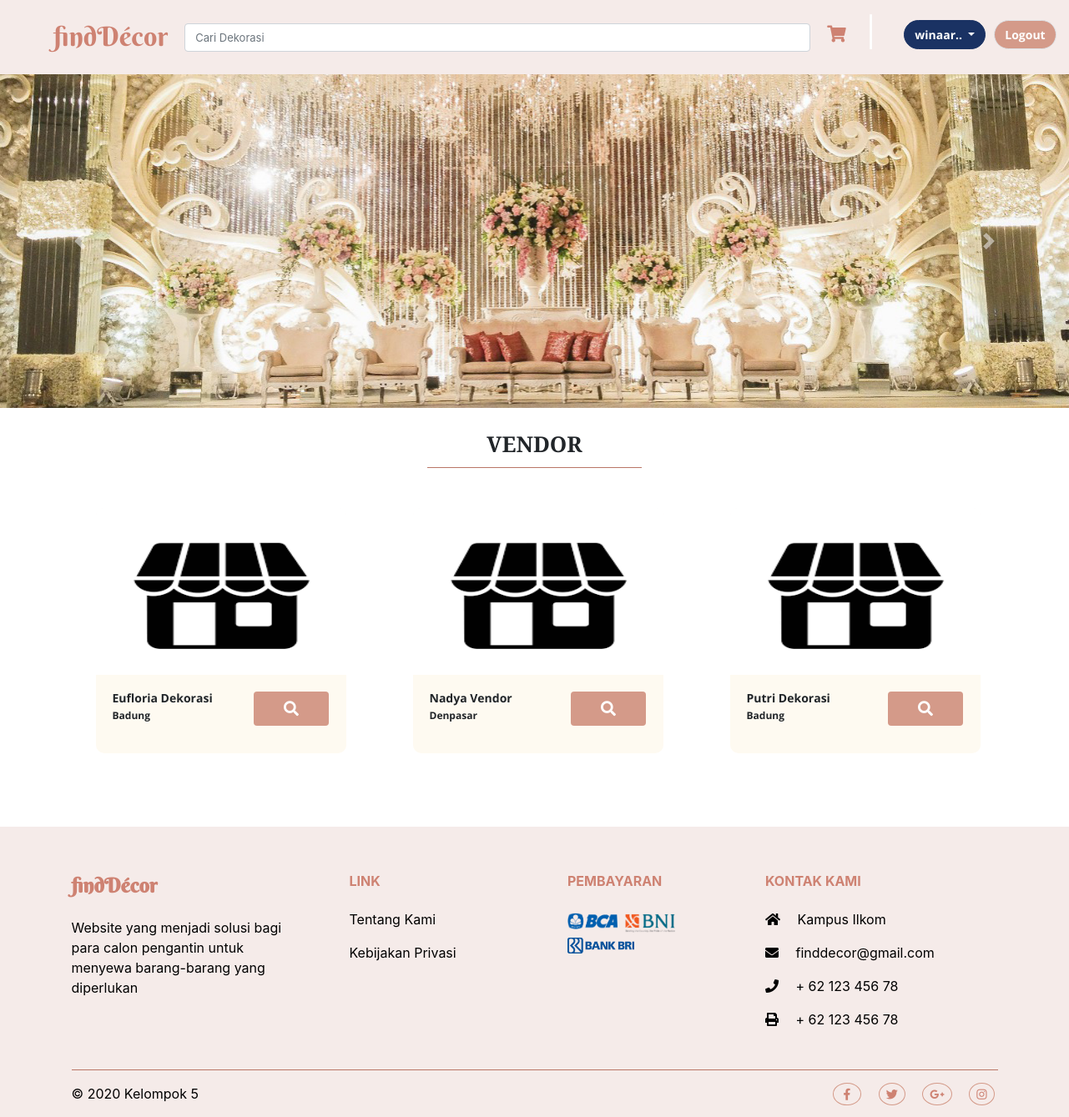
/ (signed in), run on the app's committed database.
### tables this page shows
CREATE TABLE `user` (
  `id_user` int(11) NOT NULL,
  `username` varchar(100) NOT NULL,
  `nama` varchar(100) NOT NULL,
  `email` varchar(100) NOT NULL,
  `notelp` varchar(100) NOT NULL,
  `foto` varchar(50) NOT NULL,
  `nama_vendor` varchar(255) NOT NULL,
  `foto_vendor` varchar(50) NOT NULL,
  `alamat` varchar(255) NOT NULL,
  `kabupaten` varchar(100) NOT NULL,
  `kecamatan` varchar(100) NOT NULL,
  `bni` varchar(30) NOT NULL,
  `bri` varchar(30) NOT NULL,
  `bca` varchar(30) NOT NULL,
  `role_id` int(11) NOT NULL,
  `deskripsi_vendor` text NOT NULL,
  `password` varchar(255) NOT NULL
);

### app/core/Controller.php (called while the page is built, shortened)
<?php
class Controller
{
    public function view($view, $data = [])
    {
        require_once '../app/views/' . $view . '.php';
    }
}

### app/controllers/Home.php (called while the page is built, shortened)
<?php
class Home extends Controller
{
    private $id_user;
    public function __construct()
    {
        if (isset($_SESSION['id_user'])) {
            $this->id_user = $_SESSION['id_user'];
        }
    }
    public function index()
    {
        $data['judul'] = 'Home';
        $data['user'] = $this->model('Home_model')->getuser($this->id_user);
        $data['vendor'] = $this->model('Home_model')->getvendor();
        $this->view('template/header', $data);
        $this->view('template/navbar', $data);
        $this->view('home/index', $data);
        $this->view('template/footer');
    }
}

### app/core/App.php (called while the page is built, shortened)
<?php
class App
{
    protected $method = 'index';
    protected $params = [];
    public function __construct()
    {
        $this->controller = new $this->controller;
        call_user_func_array([$this->controller, $this->method], $this->params);
    }
}

### public/index.php (called while the page is built, shortened)
<?php
$app = new App;

### app/models/Home_model.php (called while the page is built, shortened)
<?php
class Home_model extends Controller
{
    private $db;
    public function __construct()
    {
        $this->db = new Database;
    }
    public function getvendor()
    {
        $query = mysqli_query($this->db->koneksi, "SELECT * from user where role_id = 2");
        $result = $this->db->resultAll($query);
        return $result;
    }
    public function getuser($id_user)
    {
        $query = "SELECT user.*, user_role.nama_role as nama_role FROM user
                JOIN user_role
                ON user.role_id = user_role.id_role
                WHERE user.id_user = '$id_user'";
        $result = mysqli_query($this->db->koneksi, $query);
        $result = mysqli_fetch_assoc($result);
        return $result;
    }
}

### app/core/Database.php (called while the page is built, shortened)
<?php
class Database
{
    private $host = "localhost";
    private $user = "root";
    private $pass = "";
    private $db_name = "finddecor";
    public function __construct()
    {
        $this->koneksi = mysqli_connect($this->host, $this->user, $this->pass, $this->db_name);
    }
}

### app/views/home/index.php (the view, shortened to what this page needs)
<div id="carouselExampleControls" class="carousel slide" data-ride="carousel">
  <div class="carousel-inner">
    <div class="carousel-item active">
      <img class="d-block w-100" src="<?= URL_IMG ?>caraousel/caraousel4.png" alt="First slide">
    </div>
  </div>
  <a class="carousel-control-prev" href="#carouselExampleControls" role="button" data-slide="prev">
    <span class="carousel-control-prev-icon" aria-hidden="true"></span>
  </a>
  <a class="carousel-control-next" href="#carouselExampleControls" role="button" data-slide="next">
    <span class="carousel-control-next-icon" aria-hidden="true"></span>
  </a>
</div>
<p class="sub-tittle text-uppercase font-weight-bold text-center mt-4">Vendor</p>
<hr class="mb-5 mt-n2" width="20%">
<section class="vendor mb-5 ml-2">
  <div class="container">
    <div class="row d-flex justify-content-center">
      <?php foreach ($data['vendor'] as $vn) : ?>
        <div class="col-lg-4 mb-4">
          <div class="card mx-auto mb-3 ">
            <img src="<?= URL_IMG ?>logovendor/<?= $vn['foto_vendor'] ?>" class="card-img-top" alt="<?= $vn['nama_vendor'] ?>">
            <div class="card-body">
              <div class="row">
                <div class="col-lg-7">
                  <h5 class="card-title font-weight-bold"><?= $vn['nama_vendor'] ?></h5>
                  <p class="card-text mt-n2 mb-3"><?= $vn['kabupaten'] ?></p>
                </div>
                <div class="lihat-vendor col-lg-5">
                  <a href="<?= BASE_URL ?>customer/lihat_vendor/<?= $vn['id_user'] ?>" class="btn btn-block tombol"><i class="fa fa-search" aria-hidden="true"></i></a>
                </div>
              </div>
            </div>
          </div>
        </div>
      <?php endforeach; ?>
    </div>
  </div>
</section>

### app/views/template/header.php (shortened to what this page needs)
<!doctype html>
<html lang="en">
<head>
    <link rel="stylesheet" href="<?= BASE_URL; ?>css/bootstrap.min.css">
    <link rel="stylesheet" href="https://cdn.jsdelivr.net/npm/bootstrap@4.5.3/dist/css/bootstrap.min.css">
    <link rel="stylesheet" href="<?= BASE_URL; ?>css/style.css">
    <link rel="stylesheet" href="<?= BASE_URL; ?>assets/fontawesome-free/css/all.min.css">
    <link rel="stylesheet" href="<?= BASE_URL; ?>css/datepicker.css">
</head>
<body>

### app/views/template/navbar.php (shortened to what this page needs)
<nav class="navbar navbar-expand-lg navbar-light">
    <a class="navbar-brand ml-5" href="<?= BASE_URL ?>">findDécor</a>
    <div class="collapse navbar-collapse" id="navbarNavAltMarkup">
        <div class="navbar-nav">
            <form method="POST" action="<?= BASE_URL; ?>Home/cari" class="mt-3 p-1">
                <form class="form-inline">
                    <input class="form-control mr-sm-2" type="text" placeholder="Cari Dekorasi" name="keyword" autocomplete="off">
                </form>
            </form>
            <div class="collapse navbar-collapse" id="navbarNavAltMarkup">
                <ul class="navbar-nav ml-auto">
                    <?php if (isset($_SESSION['id_user'])) : ?>
                        <a class="navbar-brand" href="<?= BASE_URL ?>customer/pembayaran"><i class="icon fas fa-shopping-cart shop ml-2 mr-2"></i></a>
                        <p class="batas mr-4 mt-1">|</p>
                        <div class="dropdown">
                            <button class="btn btn masuk mt-3 dropdown-toggle float-right" href="#" id="akun-login" role="button" data-bs-toggle="dropdown" aria-expanded="false">
                                <?php if (strlen($data['user']['username']) > 8) : ?>
                                    <?= substr($data['user']['username'], 0, 6) . '..'; ?>
                                <?php else : ?>
                                    <?= $data['user']['username']; ?>
                                <?php endif; ?>
                            </button>
                        </div>
                        <a class="nav-item btn tombol mt-3 font-weight-bold border" href="<?= BASE_URL ?>auth/logout">Logout</a>
                    <?php endif; ?>
                </ul>
            </div>
        </div>
    </div>
</nav>

### app/views/template/footer.php (shortened to what this page needs)
<footer class="page-footer font-small mdb-color pt-4">
    <div class="container text-center text-md-left">
        <div class="row text-center text-md-left mt-3 pb-3">
            <div class="col-md-3 col-lg-3 col-xl-3 mt-3">
                <h6 class="mb-4 font-weight-bold ftitle flogo">findDécor</h6>
                <p>Website yang menjadi solusi bagi para calon pengantin untuk menyewa barang-barang yang diperlukan</p>
            </div>
            <div class="col-md-2 col-lg-2 col-xl-2 mx-5 mt-3">
                <h6 class="text-uppercase mb-4 font-weight-bold ftitle">Link</h6>
                <p>
                    <a href="<?= BASE_URL ?>home/about" class="link">Tentang Kami</a>
                </p>
                <p>
                    <a href="<?= BASE_URL ?>home/privacy" class="link">Kebijakan Privasi</a>
                </p>
            </div>
            <div class="col-md-3 col-lg-3 col-xl-2 mx-auto mt-3">
                <h6 class="text-uppercase mb-4 font-weight-bold ftitle">Pembayaran</h6>
                <img src="<?= URL_IMG ?>footer/BCA.png" alt="" width="60">
                <img src="<?= URL_IMG ?>footer/BNI.png" alt="" width="60" class="bni ml-1 mt-1">
                <img src="<?= URL_IMG ?>footer/BRI.png" alt="" width="80" class="bri mt-1">
            </div>
            <div class="kontak col-md-3 col-lg-3 col-xl-3 mx-auto mt-3">
                <h6 class="text-uppercase mb-4 font-weight-bold ftitle">Kontak Kami</h6>
                <p>
                    <i class="fas fa-home mr-3"></i> Kampus Ilkom</p>
                <p>
                    <i class="fas fa-envelope mr-3"></i> finddecor@gmail.com</p>
                <p>
                    <i class="fas fa-phone mr-3"></i> + 62 123 456 78</p>
                <p>
                    <i class="fas fa-print mr-3"></i> + 62 123 456 78</p>
            </div>
        </div>
        <hr>
        <div class="row d-flex align-items-center">
            <div class="col-md-7 col-lg-8">
                <p class="text-center text-md-left">© 2020 Kelompok 5
                </p>
            </div>
            <div class="col-md-5 col-lg-4 ml-lg-0">
                <div class="text-center text-md-right">
                    <ul class="link list-unstyled list-inline">
                        <li class="list-inline-item">
                            <a class="btn-floating btn-sm rgba-white-slight mx-1 rounded-circle medsos" href="#">
                                <i class="soc-med fab fa-facebook-f p-1"></i>
                            </a>
                        </li>
                        <li class="list-inline-item">
                            <a class="btn-floating btn-sm rgba-white-slight mx-1 rounded-circle medsos" href="#">
                                <i class="soc-med fab fa-twitter"></i>
                            </a>
                        </li>
                        <li class="list-inline-item">
                            <a class="btn-floating btn-sm rgba-white-slight mx-1 rounded-circle medsos" href="#">
                                <i class="soc-med fab fa-google-plus-g"></i>
                            </a>
                        </li>
                        <li class="list-inline-item">
                            <a class="btn-floating btn-sm rgba-white-slight mx-1 rounded-circle medsos" href="#">
                                <i class="soc-med fab fa-instagram"></i>
                            </a>
                        </li>
                    </ul>
                </div>
            </div>
        </div>
    </div>
</footer>
</body>
</html>

### public/css/style.css (style rules this page uses)
body { background-color: white; }
.navbar { border-style: none; background-color: #f5ebe9; color: #1A3263; }
.navbar-brand { font-family: 'Berkshire_Swash'; font-size: 32px; color: #ce8272 !important; }
.navbar-brand .icon { font-size: 20px; color: #ce8272; }
.navbar-nav .btn { font-family: 'OpenSans'; max-height: 35px; font-size: 14px; border-radius: 100px; margin-left: 10px; }
.batas { visibility: hidden; color: white; }
.shop { visibility: hidden; }
.card { border-style: none; background-color: #fefaf1; }
.form-control { border-color: none; color: black; font-size: 13px; }
hr { background-color: #ce8272; }
.tombol { background-color: #d49a89; color: white; font-family: 'OpenSans'; }
.masuk { border-color: #1A3263; background-color: #1A3263; color: white; }
.sub-tittle { font-family: 'Playfair Display', serif; font-size: 26px; }
.vendor { font-family: 'OpenSans'; font-size: 32px; }
.vendor .card { max-width: 300px !important; border-radius: 10px; }
.vendor .card-img-top { border-top-left-radius: 8px; border-top-right-radius: 8px; max-height: 200px !important; }
.vendor .card-title { font-size: 14px; }
.vendor .card-text { font-size: 12px; }
.nav-item { margin: 5px; }
.vendor a { font-size: 18px; }
.page-footer { background-color: #f5ebe9; color: black; }
.flogo { font-family: 'Berkshire_Swash'; font-size: 24px; }
.ftitle { color: #ce8272 !important; }
.page-footer .link { color: black; }
.page-footer .soc-med { border-radius: 3px; color: #ce8272; }
.medsos { border-color: #d49a89; border-style: solid; border-width: 1px; }
@media (min-width: 992px) { .mr-sm-2 { width: 750px !important; } }
@media (min-width: 992px) { .carousel-inner { width: 100%; max-height: 400px !important; } }
@media (min-width: 992px) { .shop { visibility: visible; } }
@media (min-width: 992px) { .batas { font-size: 35px; visibility: visible; } }

### data on the page
user: username "winaar"
user: foto_vendor (placeholder picture), nama_vendor "Eufloria Dekorasi", kabupaten "Badung"
user: foto_vendor (placeholder picture), nama_vendor "Nadya Vendor", kabupaten "Denpasar"
user: foto_vendor (placeholder picture), nama_vendor "Putri Dekorasi", kabupaten "Badung"
